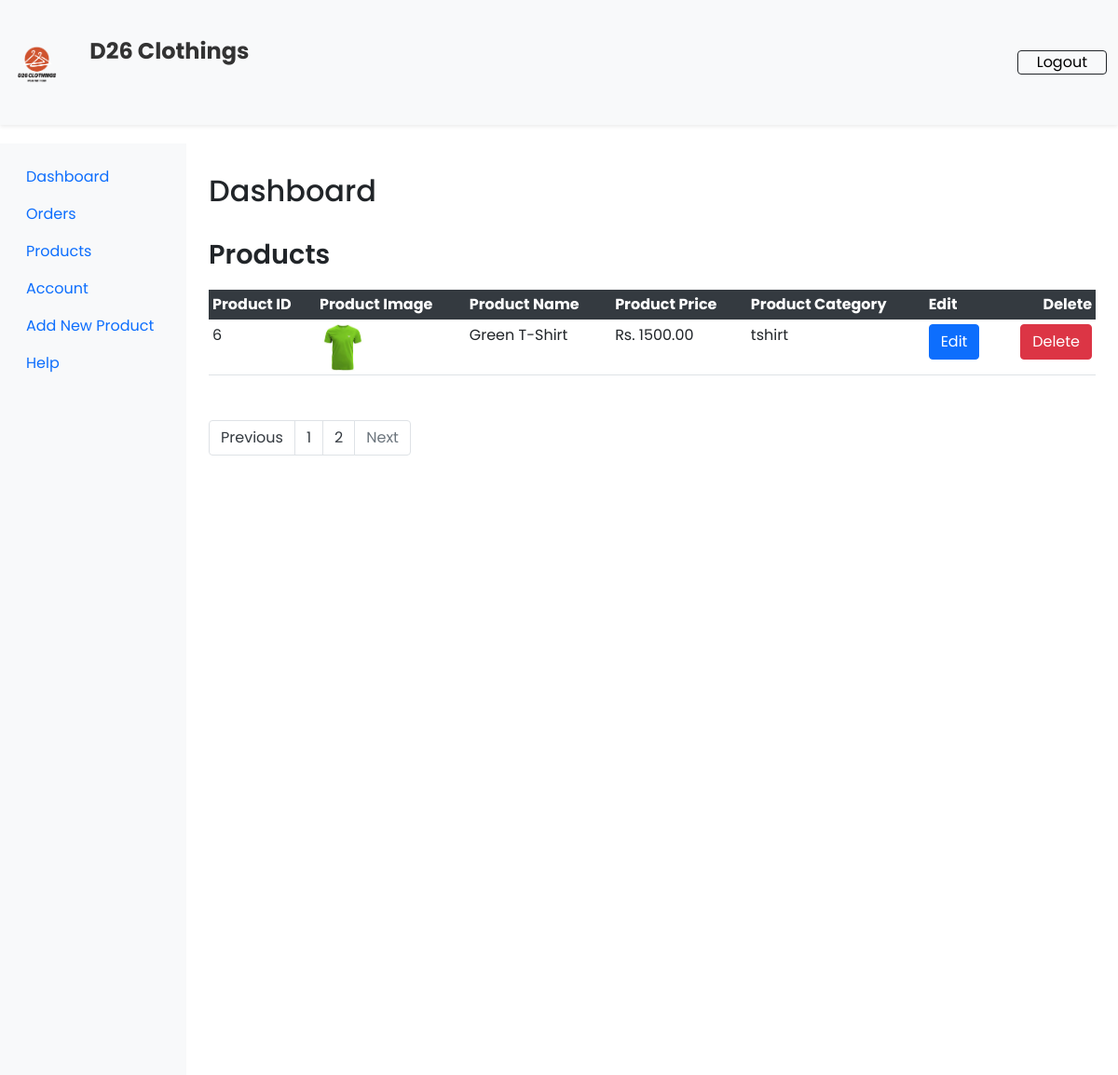
/product.php?page_no=2 (signed in), run on the app's committed database.
### tables this page shows
CREATE TABLE `products`  (
  `product_id` int NOT NULL AUTO_INCREMENT,
  `product_name` varchar(100) NOT NULL,
  `product_category` varchar(100) NOT NULL,
  `product_description` varchar(255) NOT NULL,
  `product_image` varchar(255) NOT NULL,
  `product_image2` varchar(255) NULL DEFAULT NULL,
  `product_image3` varchar(255) NULL DEFAULT NULL,
  `product_image4` varchar(255) NULL DEFAULT NULL,
  `product_price` decimal(8, 2) NOT NULL,
  `product_special_offer` tinyint NOT NULL,
  `product_color` varchar(100) NOT NULL,
  PRIMARY KEY (`product_id`) USING BTREE
);

### product.php (the view, shortened to what this page needs)
<?php include('adminHeader.php'); ?>
<!DOCTYPE html>
<html lang="en">
<head>
    <link href="https://cdn.jsdelivr.net/npm/bootstrap@5.0.2/dist/css/bootstrap.min.css" rel="stylesheet">
    <link rel="stylesheet" href="assets/css/style.css">
</head>
<body>
    <?php
    if (isset($_GET['page_no']) && $_GET['page_no'] != "") {
        $page_no = $_GET['page_no'];
    } else {
        $page_no = 1;
    }
    $stmt1 = $conn->prepare("SELECT COUNT(*) AS total_records FROM `products`");
    $stmt1->execute();
    $stmt1->bind_result($total_records);
    $total_records_per_page = 5;
    $offset = ($page_no - 1) * $total_records_per_page;
    $total_no_of_pages = ceil($total_records / $total_records_per_page);
    $stmt2 = $conn->prepare("SELECT * FROM `products` LIMIT $offset, $total_records_per_page");
    $stmt2->execute();
    $products = $stmt2->get_result();
    ?>
    <div class="container-fluid">
        <div class="row" style="min-height: 1000px">
            <?php include('sideMenu.php'); ?>
            <main class="col-md-9 ms-sm-auto col-lg-10 px-md-4">
                <div class="d-flex justify-content-between flex-wrap flex-md-nowrap align-items-center pt-3 pb-2 mb-3 mt-3">
                    <h1 class="h2">Dashboard</h1>
                </div>
                <h2>Products</h2>
                    <div class="table-responsive">
                    <table class="table table-stripped table-sm">
                        <thead>
                            <tr>
                                <th scope="col">Product ID</th>
                                <th scope="col">Product Image</th>
                                <th scope="col">Product Name</th>
                                <th scope="col">Product Price</th>
                                <th scope="col">Product Category</th>
                                <th scope="col">Edit</th>
                                <th scope="col">Delete</th>
                            </tr>
                        </thead>
                        <tbody>
                            <?php foreach($products as $product) {  ?>
                                <tr>
                                    <td><?php echo $product['product_id']; ?></td>
                                    <td><img src="<?php echo "assets/images/clothes/" . $product['product_image']; ?>" style="width: 50px; height: 50px;" /></td>
                                    <td><?php echo $product['product_name']; ?></td>
                                    <td><?php echo"Rs. ".$product['product_price']; ?></td>
                                    <td><?php echo $product['product_category']; ?></td>
                                    <td><a class="btn btn-primary" href="editProduct.php?product_id=<?php echo $product['product_id']; ?>">Edit</a></td>
                                    <td><a class="btn btn-danger" href="deleteProduct.php?product_id=<?php echo $product['product_id']; ?>">Delete</a></td>
                                </tr>
                            <?php } ?>
                        </tbody>
                    </table>
                    <nav aria-labelledby="Page navigation example">
                        <ul class="pagination mt-5">
                            <li class="page-item <?php if ($page_no <= 1) {
                                                        echo 'disabled';
                                                    } ?> ">
                                <a class="page-link" href="<?php if ($page_no <= 1) {
                                                                echo '#';
                                                            } else {
                                                                echo "?page_no=" . $page_no - 1;
                                                            } ?>">Previous</a>
                            </li>
                            <li class="page-item"><a class="page-link" href="?page_no=1">1</a></li>
                            <li class="page-item"><a class="page-link" href="?page_no=2">2</a></li>
                            <li class="page-item <?php if ($page_no >= $total_no_of_pages) {
                                                        echo 'disabled';
                                                    } ?>">
                                <a class="page-link" href="<?php if ($page_no >= $total_no_of_pages) {
                                                                echo '#';
                                                            } else {
                                                                echo "?page_no=" . $page_no + 1;
                                                            } ?>">Next</a>
                            </li>
                        </ul>
                    </nav>
                </div>
            </main>
        </div>
    </div>
</body>
</html>

### assets/css/admin.css (style rules this page uses)
body { font-family: 'Roboto', sans-serif; background-color: #f8f9fa; }
.table-responsive { margin-top: 20px; }
.table thead th { background-color: #343a40; color: white; }
.pagination .page-item .page-link { color: #343a40; }

### assets/css/style.css (style rules this page uses)
* { margin: 0; padding: 0; box-sizing: border-box; }
body { font-family: "Poppins", serif; font-weight: 400; font-style: normal; }
h1 { font-size: 2.5rem; font-weight: 700; }
h2 { font-size: 1.8rem; font-weight: 600; }
td:last-child { text-align: right; }
th:last-child { text-align: right; }

### data on the page
products: product_id "6", product_image (picture), product_name "Green T-Shirt", product_price "1500.00", product_category "tshirt"
